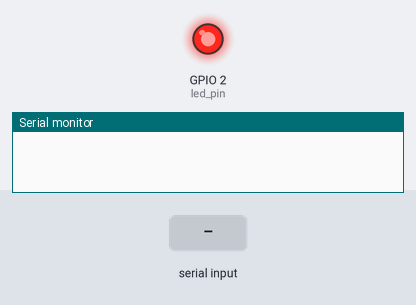
Simulated run of this program. Board: ESP32. Parts: output pins drawn as LEDs (lit = HIGH), the last lines printed to the serial monitor. Dashed ring = blinking. The test bench sets the inputs (shaded band).

Above: at 1.2 s.
1.3 s: "5\n" received over Serial
At 2.3 s:
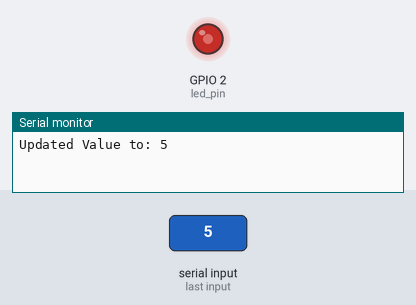
3.0 s: "90,45\n" received over Serial
At 4.48 s:
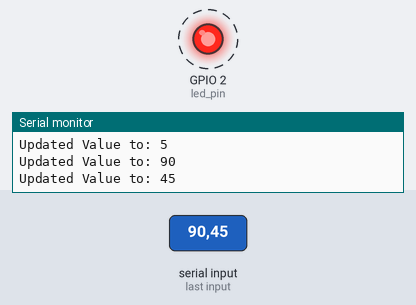
Timing chart, 0 to 12.0 s (numbered marks = the images above; inputs shaded):
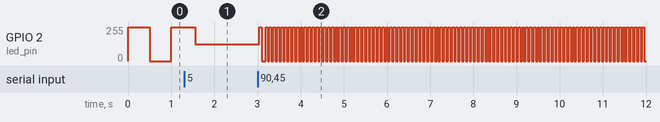

The program:

main.cpp
```cpp
#include <Arduino.h>

#if CONFIG_FREERTOS_UNICORE
static const BaseType_t app_cpu = 0;
#else
static const BaseType_t app_cpu = 1;
#endif

static const int led_pin = 2;

static int blink_delay = 500;

void readSerial(void *parameter){
  while(1){
    if(Serial.available()>0){
      int val = Serial.parseInt();
      if(val > 0){
        blink_delay = val;
        Serial.print("Updated Value to: ");
        Serial.println(blink_delay);
      }
    }
    vTaskDelay(100 / portTICK_PERIOD_MS);
  }
}

void toggleLED(void *parameter){
  while(1){
    digitalWrite(led_pin, HIGH);
    vTaskDelay(blink_delay / portTICK_PERIOD_MS);
    digitalWrite(led_pin, LOW);
    vTaskDelay(blink_delay / portTICK_PERIOD_MS);
  }
}

void setup() {
  Serial.begin(115200);
  // put your setup code here, to run once:
  pinMode(led_pin, OUTPUT);

  xTaskCreatePinnedToCore(readSerial, "read serial", 1024, NULL, 1, NULL, app_cpu);
  xTaskCreatePinnedToCore(toggleLED, "toggleLED", 1024, NULL, 1, NULL, app_cpu);

}

void loop() {
  // put your main code here, to run repeatedly:
  delay(10); // this speeds up the simulation
}
```

Measured:
- after the input at 3.0 s, GPIO 2 (led_pin): alternates 255/255 for 0.05 s and 0/255 for 0.05 s, starting at once
